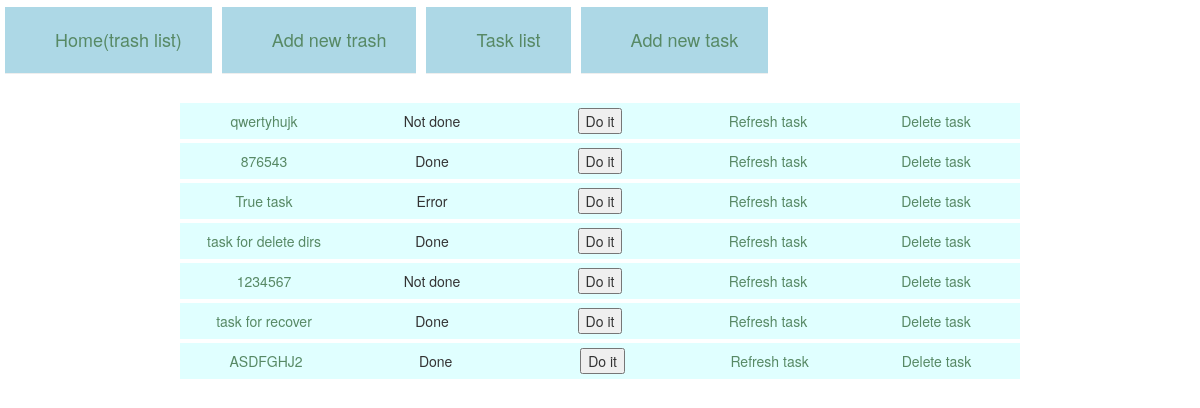
The page /task_list/ on the database its author committed.
### trashes/models.py (models this page shows, shortened)
class TaskToDo(models.Model):
    name = models.CharField(max_length=256, default=' ')
    file_path = models.CharField(max_length=256, default=' ')
    trash = models.ForeignKey(Trash, default=None)
    force = models.BooleanField(default=False)
    dry_run = models.BooleanField(default=False)
    silent = models.BooleanField(default=False)
    tasks = (
        ('delete by regex', 'delete by regex'),
        ('delete by filename', 'delete by filename'),
        ('recover all trash', 'recover all trash'),
        ('clear all trash', 'clear all trash'),
        ('remove files from trash', 'remove files from trash'),
        ('recover files from trash', 'recover files from trash'),
        ('remove files from trash by regex', 'remove files from trash by regex'),
        ('recover files from trash by regex', 'recover files from trash by regex')
    )
    file_task = models.CharField(max_length=256, choices=tasks, default=None)
    regular = models.CharField(max_length=256, default=' ')
    info_path = models.CharField(max_length=256, default=' ')
    maximum_size = models.PositiveIntegerField(default=1000)
    maximum_time = models.PositiveIntegerField(default=7)
    NOTDONE = 'Not done'
    INPROCESS = 'In process'
    WAITING = 'Waiting'
    DONE = 'Done'
    ERROR = 'Error'
    task_process_choices = (
        (NOTDONE, 'Not done'),
        (INPROCESS, 'In process'),
        (WAITING, 'Waiting'),
        (DONE, 'Done'),
        (ERROR, 'Error'),
    )
    task_process = models.CharField(
        max_length=256,
        choices=task_process_choices,
        default=NOTDONE,
    )
    class Meta:
        db_table = 'task'

### trashes/views.py (the view)
# urls.py: url(r'^task_list/$', views.TaskList.as_view(), name='task_list'),
class TaskList(ListView):
    template_name = 'task_list.html'
    model = TaskToDo

### templates/task_list.html
{% extends 'base.html' %}
{% block content %}
<table >
        <tbody>
            <tr>
             <td ><div class="page-header"><a href={% url 'main' %}>Home(trash list)</a></div></td>
            <td ><div class="page-header"><a href={% url 'add_trash' %}>Add new trash</a></div></td>
            <td ><div class="page-header"><a href={% url 'task_list'%}>Task list</a></div></td>
            <td ><div class="page-header"><a href={% url 'add_task'%}>Add new task</a></div></td>
            </tr>
        </tbody>
    </table>
 {% if tasktodo_list %}
{% for obj in tasktodo_list %}
    <table style="margin-left: auto; margin-right: auto; background-color: #E0FFFF" width= 70%>
    <tbody>
        <tr>
            <td style="width: 100px; text-align: center"><div><a href={% url 'refresh_task' pk=obj.pk %}>{{ obj.name }}</a></div></td>
            <td style="width: 100px; text-align: center"><div>{{ obj.task_process }}</div></td>
            <td style="width: 100px; text-align: center">
             {% if obj.task_process != obj.WAITING %}
                 {% if obj.task_process != obj.INPROCESS %}
                    <form action="{% url 'do_the_task' pk=obj.pk %}" method="post">{% csrf_token %}
                        <input type="submit" value="Do it">
                    </form>
                 {% endif %}
            {% endif %}
            </td>
            <td style="width: 100px; text-align: center"><div><a href={% url 'refresh_task' pk=obj.pk %}>Refresh task</a></div></td>
            <td style="width: 100px; text-align: center"><div><a href={% url 'delete_task' pk=obj.pk %}>Delete task</a></div></td>
        </tr>
    </tbody>
    </table>
{% endfor %}
{% else %}
<p> task is done</p>
{% endif %}
{% endblock %}

### static/style.css (style rules this page uses)
.page-header { background-color: lightblue; margin-top: 0; padding: 20px 20px 20px 40px; font-weight: 100; font-size: large; text-underline: none; }
td a { margin-top: 0; padding: 10px 10px 10px 10px; color: #578965; }
TABLE { border-top: 2px solid #FFF; border-bottom: 2px solid #FFF; }
TD, TH { padding: 5px; }

### rows shown on the page
TaskToDo: name "qwertyhujk", task_process "Not done"
TaskToDo: name "876543", task_process "Done"
TaskToDo: name "True task", task_process "Error"
TaskToDo: name "task for delete dirs", task_process "Done"
TaskToDo: name "1234567", task_process "Not done"
TaskToDo: name "task for recover", task_process "Done"
TaskToDo: name "ASDFGHJ2", task_process "Done"
